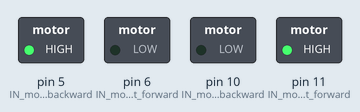
Recording of a sketch running on a simulated Arduino Uno, built with avr-gcc and run on an emulated ATmega328P. Shown: switched loads named in the sketch (green lamp = pin HIGH).

Above: at 0.1 s.
Timing chart, 0 to 1.6 s (numbered marks = the images above):
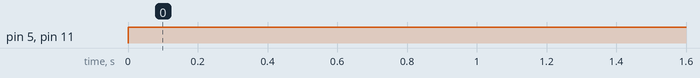

Measured:
- by itself, pin 5 (IN_motor_right_backward), pin 11 (IN_motor_left_forward): LOW → HIGH at 0.00 s

The sketch:

motor.ino
```cpp
int IN_motor_left_forward = 11;
int IN_motor_left_backward = 10;
int IN_motor_right_backward = 5;
int IN_motor_right_forward = 6;

void setup() {
  // put your setup code here, to run once:

  pinMode(5 , OUTPUT);
  pinMode(6 , OUTPUT);
  pinMode(10 , OUTPUT);
  pinMode(11 , OUTPUT);
}

void loop() {
  // put your main code here, to run repeatedly:

  int motor_power_left = 255;
  int motor_power_right = -255;

  if (motor_power_left > 0) {
    analogWrite(IN_motor_left_forward, motor_power_left);
  } else {
    analogWrite(IN_motor_left_backward, - motor_power_left);
  }

  if (motor_power_right > 0) {
    analogWrite(IN_motor_right_forward, motor_power_right);
  } else {
    analogWrite(IN_motor_right_backward, - motor_power_right);
  }
}
```
